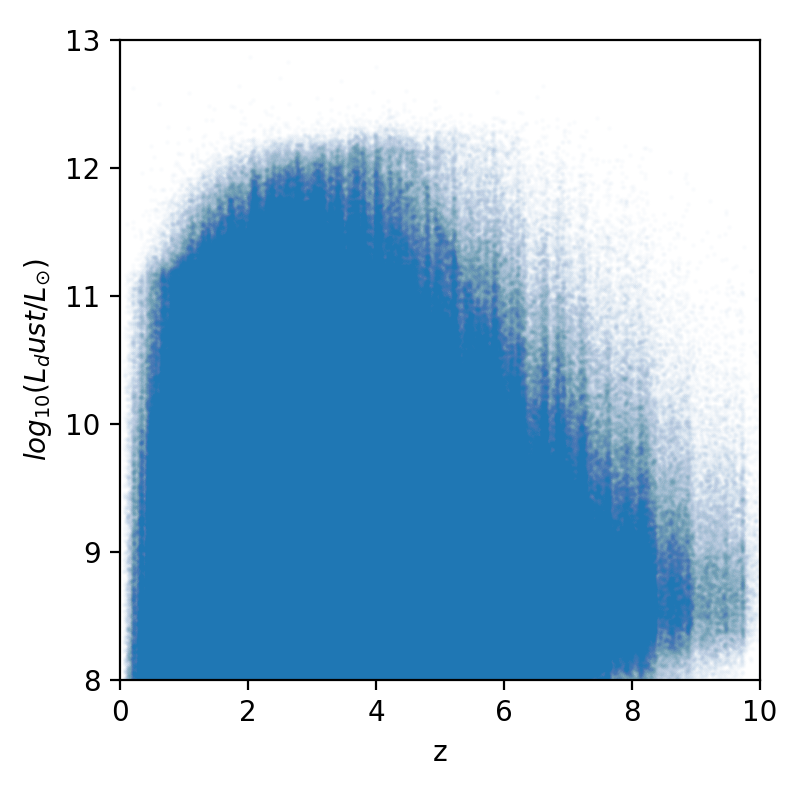

This chart was generated by the following Python code:


import numpy as np
import h5py

import matplotlib as mpl
import matplotlib.pyplot as plt

# make a simple plot of dust luminosity vs. redshift. This shold look like Fig. 14a from https://arxiv.org/pdf/2105.05659.pdf though with more faint galaxies.


filename = 'custom/Kelsie'

# --- open the HDF5 file
cat = h5py.File(f'../../{filename}.h5', 'r')



# --- define shorthand for quantities

z = cat['galphotdust/z'][:] # the redshift of the galaxy

log10Ldust = cat['FIR/L_dust'][:] # the log10(L_dust/L_sun)

for fun in [np.min, np.median, np.max]:
    print(fun.__name__, f'{fun(log10Ldust):.2f}')


# --- NOTE: there are many ways to use matplotlib. This is my **favourite** since it allows the most control over plot. However, something similar can be acheived with fewer steps.

# --------------- SCATTER PLOT

# --- initiate a figure
fig = plt.figure(figsize = (4, 4)) # 4" x 4" square

left  = 0.15
bottom = 0.15
width = 0.8
height = 0.8

ax = fig.add_axes((left, bottom, width, height)) # add an axis


ax.scatter(z, log10Ldust, s = 1, alpha =  0.01) # s and alpha control the size and transparency. Since there are so many points these need to be set to values other than the default

ax.set_xlim([0,10])
ax.set_ylim([8,13])

ax.set_xlabel('z')
ax.set_ylabel(r'$log_{{10}}(L_{dust}/L_{\odot})$')

fig.savefig(f'z_Ldust.png', dpi = 200) # save the figure. Probaby need to use a raster format (.png) due to so many points
fig.clf() # clear figure
